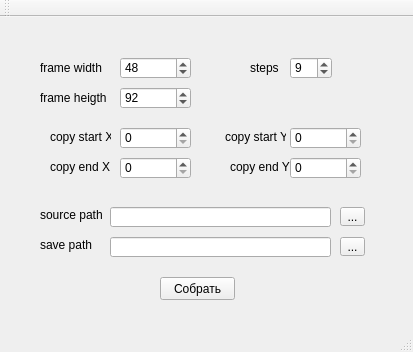
<?xml version="1.0" encoding="UTF-8"?>
<ui version="4.0">
 <class>MainWindow</class>
 <widget class="QMainWindow" name="MainWindow">
  <property name="geometry">
   <rect>
    <x>0</x>
    <y>0</y>
    <width>413</width>
    <height>352</height>
   </rect>
  </property>
  <property name="windowTitle">
   <string>MainWindow</string>
  </property>
  <widget class="QWidget" name="centralWidget">
   <widget class="QSpinBox" name="widthBox">
    <property name="geometry">
     <rect>
      <x>120</x>
      <y>40</y>
      <width>71</width>
      <height>22</height>
     </rect>
    </property>
    <property name="maximum">
     <number>200</number>
    </property>
    <property name="value">
     <number>48</number>
    </property>
   </widget>
   <widget class="QSpinBox" name="heightBox">
    <property name="geometry">
     <rect>
      <x>120</x>
      <y>70</y>
      <width>71</width>
      <height>22</height>
     </rect>
    </property>
    <property name="maximum">
     <number>200</number>
    </property>
    <property name="value">
     <number>92</number>
    </property>
   </widget>
   <widget class="QLineEdit" name="pathEdit">
    <property name="geometry">
     <rect>
      <x>110</x>
      <y>190</y>
      <width>221</width>
      <height>20</height>
     </rect>
    </property>
   </widget>
   <widget class="QPushButton" name="createButton">
    <property name="geometry">
     <rect>
      <x>160</x>
      <y>260</y>
      <width>75</width>
      <height>23</height>
     </rect>
    </property>
    <property name="text">
     <string>Собрать</string>
    </property>
   </widget>
   <widget class="QLabel" name="label">
    <property name="geometry">
     <rect>
      <x>40</x>
      <y>40</y>
      <width>71</width>
      <height>21</height>
     </rect>
    </property>
    <property name="text">
     <string>frame width</string>
    </property>
   </widget>
   <widget class="QLabel" name="label_2">
    <property name="geometry">
     <rect>
      <x>40</x>
      <y>70</y>
      <width>71</width>
      <height>21</height>
     </rect>
    </property>
    <property name="text">
     <string>frame heigth</string>
    </property>
   </widget>
   <widget class="QLabel" name="label_3">
    <property name="geometry">
     <rect>
      <x>40</x>
      <y>190</y>
      <width>71</width>
      <height>16</height>
     </rect>
    </property>
    <property name="text">
     <string>source path</string>
    </property>
   </widget>
   <widget class="QLineEdit" name="saveEdit">
    <property name="geometry">
     <rect>
      <x>110</x>
      <y>220</y>
      <width>221</width>
      <height>20</height>
     </rect>
    </property>
   </widget>
   <widget class="QLabel" name="label_4">
    <property name="geometry">
     <rect>
      <x>40</x>
      <y>220</y>
      <width>61</width>
      <height>16</height>
     </rect>
    </property>
    <property name="text">
     <string>save path</string>
    </property>
   </widget>
   <widget class="QToolButton" name="pathButton">
    <property name="geometry">
     <rect>
      <x>340</x>
      <y>190</y>
      <width>25</width>
      <height>19</height>
     </rect>
    </property>
    <property name="text">
     <string>...</string>
    </property>
   </widget>
   <widget class="QToolButton" name="saveButton">
    <property name="geometry">
     <rect>
      <x>340</x>
      <y>220</y>
      <width>25</width>
      <height>19</height>
     </rect>
    </property>
    <property name="text">
     <string>...</string>
    </property>
   </widget>
   <widget class="QSpinBox" name="xStartBox">
    <property name="geometry">
     <rect>
      <x>120</x>
      <y>110</y>
      <width>71</width>
      <height>22</height>
     </rect>
    </property>
    <property name="maximum">
     <number>1000</number>
    </property>
   </widget>
   <widget class="QSpinBox" name="yStartBox">
    <property name="geometry">
     <rect>
      <x>290</x>
      <y>110</y>
      <width>71</width>
      <height>22</height>
     </rect>
    </property>
    <property name="maximum">
     <number>1000</number>
    </property>
   </widget>
   <widget class="QSpinBox" name="xEndBox">
    <property name="geometry">
     <rect>
      <x>120</x>
      <y>140</y>
      <width>71</width>
      <height>22</height>
     </rect>
    </property>
    <property name="maximum">
     <number>1000</number>
    </property>
   </widget>
   <widget class="QSpinBox" name="yEndBox">
    <property name="geometry">
     <rect>
      <x>290</x>
      <y>140</y>
      <width>71</width>
      <height>22</height>
     </rect>
    </property>
    <property name="maximum">
     <number>1000</number>
    </property>
   </widget>
   <widget class="QLabel" name="label_5">
    <property name="geometry">
     <rect>
      <x>50</x>
      <y>110</y>
      <width>61</width>
      <height>20</height>
     </rect>
    </property>
    <property name="text">
     <string>copy start X</string>
    </property>
   </widget>
   <widget class="QLabel" name="label_6">
    <property name="geometry">
     <rect>
      <x>50</x>
      <y>140</y>
      <width>61</width>
      <height>20</height>
     </rect>
    </property>
    <property name="text">
     <string>copy end X</string>
    </property>
   </widget>
   <widget class="QLabel" name="label_7">
    <property name="geometry">
     <rect>
      <x>225</x>
      <y>110</y>
      <width>61</width>
      <height>20</height>
     </rect>
    </property>
    <property name="text">
     <string>copy start Y</string>
    </property>
   </widget>
   <widget class="QLabel" name="label_8">
    <property name="geometry">
     <rect>
      <x>230</x>
      <y>140</y>
      <width>61</width>
      <height>20</height>
     </rect>
    </property>
    <property name="text">
     <string>copy end Y</string>
    </property>
   </widget>
   <widget class="QLabel" name="label_9">
    <property name="geometry">
     <rect>
      <x>250</x>
      <y>40</y>
      <width>31</width>
      <height>21</height>
     </rect>
    </property>
    <property name="text">
     <string>steps</string>
    </property>
   </widget>
   <widget class="QSpinBox" name="stepsBox">
    <property name="geometry">
     <rect>
      <x>290</x>
      <y>40</y>
      <width>42</width>
      <height>22</height>
     </rect>
    </property>
    <property name="value">
     <number>9</number>
    </property>
   </widget>
  </widget>
  <widget class="QMenuBar" name="menuBar">
   <property name="geometry">
    <rect>
     <x>0</x>
     <y>0</y>
     <width>413</width>
     <height>20</height>
    </rect>
   </property>
  </widget>
  <widget class="QToolBar" name="mainToolBar">
   <attribute name="toolBarArea">
    <enum>TopToolBarArea</enum>
   </attribute>
   <attribute name="toolBarBreak">
    <bool>false</bool>
   </attribute>
  </widget>
  <widget class="QStatusBar" name="statusBar"/>
 </widget>
 <layoutdefault spacing="6" margin="11"/>
 <resources/>
 <connections/>
</ui>
